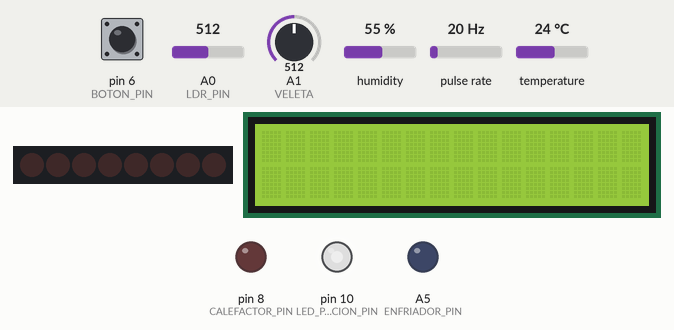
Recording of a sketch running on a simulated Arduino Uno, built with avr-gcc and run on an emulated ATmega328P. Parts: 8 shift-register outputs drawn as a row of LEDs (first output left, lit = HIGH), 16×2 character LCD, output pins drawn as LEDs (lit = HIGH). Wiring (from diagram.json): shift register (74HC595): data A2; shift clock A4; latch A3; row of LEDs: on Q0, Q1, Q2, Q3, Q4, Q5, Q6, Q7. Wiring (inferred from the names in the program): pulse sensor: data pin 2. Inputs (shaded band) come from the test bench; at power-on: temperature 24 °C, pin 6 (BOTON_PIN) HIGH, A0 (LDR_PIN) = 512, A1 (VELETA) = 512, humidity 55 %, pulse rate 20 Hz. Pins used as bus, display or sensor lines are not drawn; what the sketch prints to the serial monitor is not drawn.

Above: at 1.2 s.
1.3 s: temperature set to 12 °C
At 6.1 s:
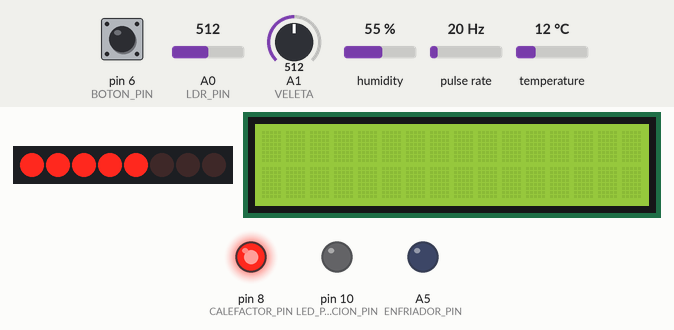
6.5 s: pin 6 (BOTON_PIN) pulled LOW for 0.15 s
At 7.8 s:
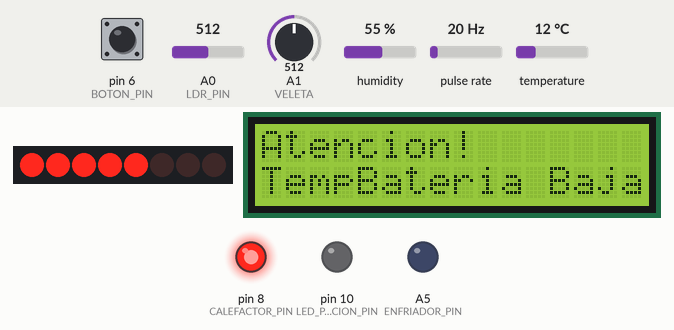
12.7 s: temperature set to 41 °C
At 14.9 s:
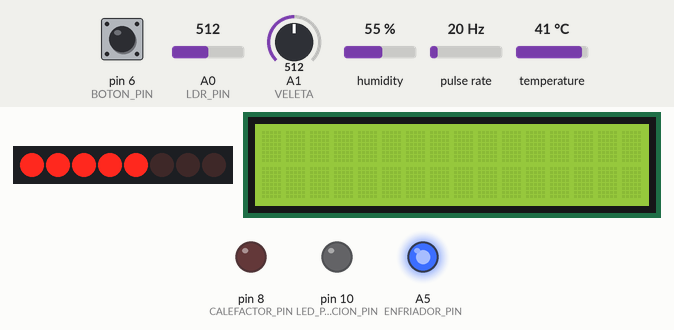
15.8 s: A0 (LDR_PIN) set to 30
At 16.6 s:
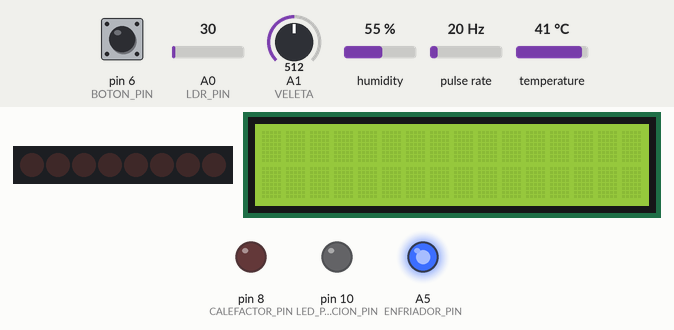
17.3 s: pin 6 (BOTON_PIN) pulled LOW for 1 s
At 19.3 s:
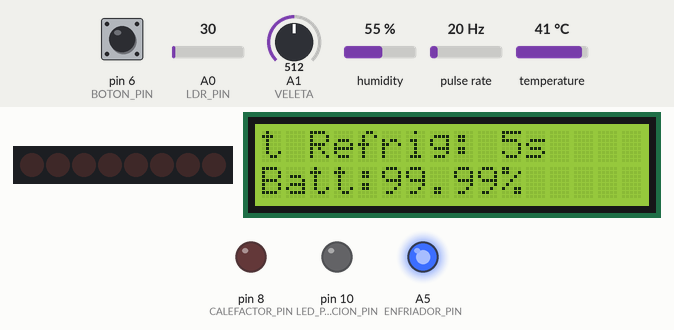
Timing chart, 0 to 28.5 s (numbered marks = the images above; inputs shaded):
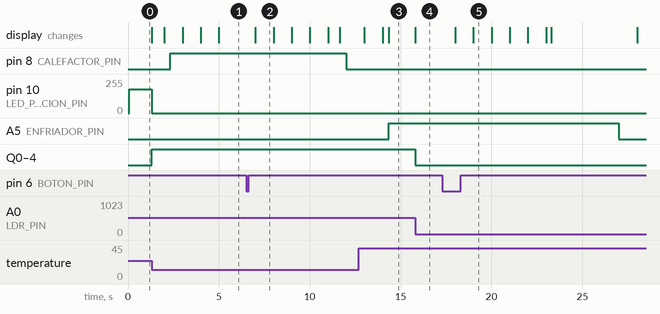

The sketch:

sketch.ino
```cpp
// ----Librerias----
#include <DHT.h>
#include <LiquidCrystal.h>
#include <SPI.h>

// --- Pines y configuración ---
#define DHT_PIN 7         // Pin digital del Arduino UNO donde está conectado el pin de datos del sensor DHT22
#define DHT_TIPO DHT22    // Tipo de sensor DHT utilizado (Necesario como parametro de entrada mas adelante)
#define BOTON_PIN 6       // Boton que sirve para encender la pantalla en el modo ahorro de energia
#define CALEFACTOR_PIN 8 //LED que simula la resistencia calefactora
#define ENFRIADOR_PIN A5  // LED azul que simula Actuador del Agente Refrigerante
#define ANEMOMETRO_PIN 2 //Voy a sumilar el Anemometro con un Contador de Pulsos
#define LED_POSICION_PIN 10 //LED luces de posicion para cuando la luz exterior no nos permita ver la boya facilmente (15%)
#define DS_PIN    A2   // Datos (DS)
#define LATCH_PIN A3   // Latch (ST_CP)
#define CLOCK_PIN A4   // Reloj (SH_CP)
#define LDR_PIN A0 // Pin analógico conectado a la salida AO del módulo LDR
#define VELETA A1 // Pin Analogico que segun su valor simula la posicion de una veleta

DHT dht(DHT_PIN, DHT_TIPO);
LiquidCrystal lcd(12, 11, 5, 4, 3, 9); // LCD RS, E, D4, D5, D6, D7

unsigned long encendidoTimeout = 5000;  // milisegundos que estará encendida la pantalla
unsigned long contador_botonPulsado = 0;
bool lcd_On = false;
bool carga_On = false;

//Configuracion de un timer para evitar usar el delay()
//Es una mala practica ya que detiene arduino completamente durasnte ese tiempo y podria obviar eventos importantes como el pulsado del boton
unsigned long tiempoAnteriorSimulacion = 0;
const unsigned long retardoTemperatura = 500;  // 500 ms de retardo térmico

unsigned long tiempoActual = 0;
unsigned long tiempoAnterior = 0;
unsigned long intervaloLectura = 1000;

bool mostrandoBienvenida = false;
bool mostrandoTempHum = false;
//Timer para mostrar el mensaje de error
bool mostrandoErrorLectura = false;
bool mostrarAlertaBateria = true;
unsigned long tiempoinicioError = 0;
unsigned long duracionMensaje = 1000;

volatile unsigned long ultimaInterrupcion = 0;
const unsigned long reboteMinimo = 100; // en milisegundos

// --- Variables globales compartidas ---
float temperatura = 22.0;
float temperaturaAnterior = 22.0;
float lecturaTemp = 22.0;
float ultimaTempDHT = -1000.0;
float setpoint = 25.0;
float limiteSuperior = setpoint + 3.0;
float limiteInferior = setpoint - 3.0;
unsigned long tiempoCalefaccion = 0; //En ms
unsigned long tiempoRefrigeracion = 0; //En ms

float humedad = 0.0;

int valorLDR = 0;
int luzPorcentaje = 0;
int numLEDs = 0;
byte ledsEstado = 0;

volatile unsigned int pulsos = 0; //número de activaciones del sensor en 1 segundo
float velocidadViento = 0;
float factor_conversion = 2.4; // km/h por pulso lo proporciona el fabricante del aneometro
String direccionViento = "";
int valorVeleta = 0;

unsigned long bateria = 1000000; //mA PRUEBA FUNCIONAMIENTO NORMAL (BATERIA CARGADA)
//unsigned long bateria = 200000; //mA PRUEBA FUNCIONAMIENTO BATERIA  BAJA
//unsigned long bateria = 100000; //mA PRUEBA FUNCIONAMIENTO BATERIA  MUY BAJA
float PorcentajeBateria = 0.00;
float VelocidadCarga = 0.0;
unsigned long VelocidadGasto = 0;

//---------------------------------FUNCIONES PRINCIPALES--------------------------------------------------------

void leerSensores() {
  //------------------------DHT22------------------------------------------------------

  // Lectura de temperatura en ºC desde el sensor DHT22
  lecturaTemp = dht.readTemperature();

  if (!isnan(lecturaTemp) && lecturaTemp != ultimaTempDHT) {
    temperatura = lecturaTemp;
    ultimaTempDHT = lecturaTemp;
  }

  // Lectura de humedad relativa en % desde el sensor DHT22
  humedad = dht.readHumidity();

  if (isnan(lecturaTemp) || isnan(humedad)) { //Ante error de lectura dht.readTemperature() y dht.readHumidity() devuelve 'NaN'
    if (!mostrandoErrorLectura) {
      lcd.display();
      lcd.clear();
      lcd.setCursor(0, 0);
      lcd.print("Error DHT22");
      tiempoActual = millis();
      tiempoinicioError = millis();
      mostrandoErrorLectura = true;
    }

    if (millis() - tiempoinicioError < duracionMensaje) {
      return;  // Mientras el mensaje de error esté activo, no hacer nada más
    } else {
      mostrandoErrorLectura = false;  // Resetear para detectar futuros errores
      lcd.clear();             // Limpia mensaje de error antes de continuar
      return;                  // Salir de este ciclo
    }
  }

  //---------------------------LDR--------------------------------------------

  // Lectura del valor analógico desde el módulo LDR
  valorLDR = analogRead(LDR_PIN);

  // Conversión de ese valor a porcentaje de luz (0% = oscuro, 100% = mucha luz)
  luzPorcentaje = map(valorLDR, 0, 1023, 100, 0); // Invertido: +luz = menor voltaje
  numLEDs = map(100 - luzPorcentaje, 0, 100, 0, 8);
  actualizarLEDs(ledsEstado);

  //---------------------------VELETA-----------------------------------------------

  //Lectura de un Potenciometro que segun su valor simula la posicion de una veleta
  valorVeleta = analogRead(VELETA);

  if (valorVeleta < 128) direccionViento = "N";
  else if (valorVeleta < 256) direccionViento = "NE";
  else if (valorVeleta < 384) direccionViento = "E";
  else if (valorVeleta < 512) direccionViento = "SE";
  else if (valorVeleta < 640) direccionViento = "S";
  else if (valorVeleta < 768) direccionViento = "SW";
  else if (valorVeleta < 896) direccionViento = "W";
  else direccionViento = "NW";  // el resto del rango hasta 1023

}


//Control de que se muestra en cada momento por la pantalla LCD
void controlLCD() {

  // --- Mostrar en pantalla solo si está encendida ---
  if (lcd_On) {
    if (!mostrarAlertaBateria ){
      mostrarAlertaBateria = true;
      lcd.clear();
      lcd.display();
      lcd.setCursor(0, 0);
      lcd.print("Bateria");
      lcd.setCursor(0, 1);
      lcd.print("Baja");


    } else if (!mostrandoBienvenida) {

      if(PorcentajeBateria < 15){

        lcd.noDisplay();
        lcd_On = false;

      } else if (temperatura < limiteInferior) {
        mostrandoBienvenida = true;
        lcd.clear();
        lcd.display();
        lcd.setCursor(0, 0);
        lcd.print("Atencion!");
        lcd.setCursor(0, 1);
        lcd.print("TempBateria Baja");
      } else if (temperatura > limiteSuperior) {
        mostrandoBienvenida = true;
        lcd.clear();
        lcd.display();
        lcd.setCursor(0, 0);
        lcd.print("Atencion!");
        lcd.setCursor(0, 1);
        lcd.print("TempBateria Alta");
      } else {
        // Mensaje de bienvenida
        mostrandoBienvenida = true;
        lcd.clear();
        lcd.display();
        lcd.setCursor(0, 0);
        lcd.print("Actividad 2");
        lcd.setCursor(0, 1);
        lcd.print("Boya Climatica");
      }

    } else if (!mostrandoTempHum){
      if (temperatura >= limiteInferior && temperatura <= limiteSuperior) {
        // Mostrar Medidas en LCD
        lcd.clear(); // Limpia el mensaje inicial en el LCD
        lcd.setCursor(0, 0);
        lcd.print("T:");
        lcd.print(lecturaTemp, 1);
        lcd.print("C ");
        lcd.print("Hum:");
        lcd.print(humedad, 0);
        lcd.print("% ");

        lcd.setCursor(0, 1);
        lcd.print("Vel:");
        lcd.print(velocidadViento,1);
        lcd.print("kmh ");
        lcd.print(direccionViento);

      } else {
        lcd.clear();
        lcd.setCursor(0, 0);
        lcd.print("TAnterior:");
        lcd.print(temperaturaAnterior, 1);
        lcd.print("C ");

        lcd.setCursor(0, 1);
        lcd.print("TActual:");
        lcd.print(temperatura, 1);
        lcd.print("C ");

      }

      mostrandoTempHum = true;

    } else {

      if (temperatura >= limiteInferior && temperatura <= limiteSuperior) {
        // Mostrar Medidas en LCD
        lcd.clear(); // Limpia el mensaje inicial en el LCD
        lcd.setCursor(0, 0);
        lcd.print("Luz:");
        lcd.print(luzPorcentaje);
        lcd.print("%" );

        lcd.setCursor(0, 1);
        lcd.print("Batt:");
        lcd.print(PorcentajeBateria);
        lcd.print("%");


      } else {
        //Estimacion de consumo Energetico con tiempos de Calefacción y Refrigeracion activos
        lcd.clear();

        if (temperatura < limiteInferior) {
          lcd.setCursor(0, 0);
          lcd.print("t Calef: ");
          lcd.print(tiempoCalefaccion / 1000);
          lcd.print("s");
          lcd.setCursor(0, 1);
          lcd.print("Batt:");
          lcd.print(PorcentajeBateria);
          lcd.print("%");
        } else if (temperatura > limiteSuperior) {
          lcd.setCursor(0, 0);
          lcd.print("t Refrig: ");
          lcd.print(tiempoRefrigeracion / 1000);
          lcd.print("s");
          lcd.setCursor(0, 1);
          lcd.print("Batt:");
          lcd.print(PorcentajeBateria);
          lcd.print("%");
        }

      }

      mostrandoTempHum = false;

    }
  }
}


//Logica control del sistema segun la temperatura
void controlTemperatura() {

  // --- Lógica de control de Temperatura y carga de batería ---
  if (temperatura < limiteInferior) {
    digitalWrite(CALEFACTOR_PIN, HIGH);  // Calentar si hace frío
    digitalWrite(ENFRIADOR_PIN, LOW);
    carga_On = false;
  } else if (temperatura > limiteSuperior) {
    digitalWrite(CALEFACTOR_PIN, LOW);   // Enfriar si hace calor excesivo
    digitalWrite(ENFRIADOR_PIN, HIGH);
    carga_On = false;
  } else {
    digitalWrite(CALEFACTOR_PIN, LOW);   // Temperatura óptima
    digitalWrite(ENFRIADOR_PIN, LOW);
    carga_On = true;
  }

  //Simulador Calentador/Enfriador
  if (millis() - tiempoAnteriorSimulacion >= retardoTemperatura) {
    tiempoAnteriorSimulacion = millis();

    if (temperatura <= limiteInferior) {
      temperatura += 0.5;
      tiempoCalefaccion += retardoTemperatura;
      Serial.print("Calentando Bateria... Temp: "); Serial.print(temperatura); Serial.println(" °C");
      Serial.println("");
    } else if (temperatura >= limiteSuperior) {
      temperatura -= 0.5;
      tiempoRefrigeracion += retardoTemperatura;
      Serial.print("Enfriando Bateria... Temp: "); Serial.print(temperatura); Serial.println(" °C");
      Serial.println("");
    }

  }
}


// Lógica del 74HC595 y LED de emergencia
void controlIluminacion() {
  ledsEstado = 0;

  // --- Control automático de luces de posicionamiento ---
  if ((carga_On == false && luzPorcentaje < 15) || PorcentajeBateria < 15){   //Si la bateria no puede Cargar (Podriamos poner como condicion tambien que la bateria baje de cierta carga)

    analogWrite(LED_POSICION_PIN, 180);  // Oscuro: encender con brillo medio-alto luces LED de Señalización

  } else {
    // Subir/bajar nivel según luz medida
    analogWrite(LED_POSICION_PIN, 0); //Reseteo Luz de Posicionamiento de Emergencia

    for (int i = 0; i < numLEDs; i++) {
      ledsEstado |= (1 << i);
    }

    if (luzPorcentaje < 80 && ledsEstado < 255) {
      ledsEstado = (ledsEstado << 1) | 1;  // Añade un LED
    } else if (luzPorcentaje > 80 && ledsEstado > 0) {
      ledsEstado = ledsEstado >> 1;        // Quita un LED
    }
  }

  // Enviar nuevo estado al 74HC595
  actualizarLEDs(ledsEstado);
}


void controlBateria(){
    // Control Bateria

  if ((carga_On == false && luzPorcentaje < 15) || PorcentajeBateria < 15) VelocidadGasto += 1; //Se encenderia la luz de posicion de Emergencia

  if (digitalRead(CALEFACTOR_PIN) == HIGH) VelocidadGasto += 4;
  if (digitalRead(ENFRIADOR_PIN) == HIGH) VelocidadGasto += 3;
  if (lcd_On) VelocidadGasto += 10;

  //Gestion Gasto Bateria Luces de Posicionamiento
  if (ledsEstado == 1){
    VelocidadGasto += 1;
  } else if (ledsEstado == 3){
    VelocidadGasto += 2;
  } else if (ledsEstado == 7){
    VelocidadGasto += 3;
  } else if (ledsEstado == 15){
    VelocidadGasto += 4;
  } else if (ledsEstado == 31){
    VelocidadGasto += 5;
  } else if (ledsEstado == 63){
    VelocidadGasto += 6;
  } else if (ledsEstado == 127){
    VelocidadGasto += 7;
  } else if (ledsEstado == 255){
    VelocidadGasto += 8;
  }

  bateria -= VelocidadGasto;

  VelocidadCarga = map(luzPorcentaje, 0, 100, 0, 60); //Velocidad de CargaMax 60u/s en funcion del %Luz (Panel Solar)
  if(carga_On == true){
    bateria += VelocidadCarga;
  }

  //ControldeRangos de Bateria
  if(bateria < 0){
    bateria = 0;
  } else if(bateria > 1000000){
    bateria = 1000000;
  }

  PorcentajeBateria = (float)bateria / 10000.0;

}


//------------------------------------FLUJO PRINCIPAL---------------------------------------

void setup() {
  pinMode(CALEFACTOR_PIN, OUTPUT);
  pinMode(ENFRIADOR_PIN, OUTPUT);
  pinMode(LED_POSICION_PIN, OUTPUT);
  pinMode(DS_PIN, OUTPUT);
  pinMode(LATCH_PIN, OUTPUT);
  pinMode(CLOCK_PIN, OUTPUT);
  pinMode(BOTON_PIN, INPUT_PULLUP);  // Botón con resistencia pull-up interna para evitar lecturas erroneas flotantes cuando el boton no esta pulsado
  pinMode(ANEMOMETRO_PIN, INPUT_PULLUP); // Botón con resistencia pull-up interna para evitar lecturas erroneas flotantes cuando el boton no esta pulsado

  attachInterrupt(digitalPinToInterrupt(ANEMOMETRO_PIN), contarPulsos, FALLING);

  // Inicializa la comunicación serie para monitoreo por consola
  Serial.begin(9600);

  // Inicializa el sensor DHT
  dht.begin();

  // Inicializa la pantalla LCD con 16 columnas y 2 filas
  lcd.begin(16, 2);

  lcd.noDisplay();  // Pantalla apagada al inicio

}

void loop() {

  tiempoActual = millis();

  // Leer sensores y tratamiento de las medidas
  leerSensores();

  //Logica de Control de Estado de Ahorro de Bateria y Encendido de la Pantalla
  if (!carga_On || luzPorcentaje < 30 || PorcentajeBateria < 30) { //Sistema no puede cargar la bateria o hay poca luz o Poca Bateria (Supongo carga a traves de paneles solares)

      // Activar pantalla con botón
      if (digitalRead(BOTON_PIN) == LOW) { //Resistencia Internea Pull-Up pone Boton a HIGH por defecto
        contador_botonPulsado = millis();
        tiempoActual = millis();
        lcd_On = true;
        if(PorcentajeBateria < 15){
          mostrarAlertaBateria = false;
        } else{
          mostrarAlertaBateria = true;
        }
      }

      // Apagar pantalla tras 3 segundos sin interacción
      if (lcd_On && millis() - contador_botonPulsado > encendidoTimeout) {
        lcd.noDisplay();
        lcd_On = false;
        mostrandoBienvenida = false;  // Reiniciar para que se muestre de nuevo al encender

      }

  } else {
    //Activar Pantalla y mantenerla siempre encendida
    lcd_On = true;
  }

  //Logica control del sistema segun la temperatura
  controlTemperatura();

  // Lógica del 74HC595 y LED de emergencia
  controlIluminacion();

  // Ejecutar lectura y lógica cada segundo sin bloquear
  if (tiempoActual - tiempoAnterior >= intervaloLectura) {
    tiempoAnterior = tiempoActual;

    //Fórmula: velocidad = pulsos * factor (depende del sensor)
    velocidadViento = pulsos * factor_conversion;
    pulsos = 0;

    //Control de que se muestra en cada momento por la pantalla LCD
    controlLCD();

    //Almacenar Tem`peratura Anterior para mostrar en LCD
    if (temperatura != temperaturaAnterior) {
      temperaturaAnterior = temperatura;
    }

    // Control Bateria
    controlBateria();

    // Mostrar en monitor serie
    Serial.println("Actividad1: Sistema de monitorización de clima");
    Serial.print("Bateria: "); Serial.print(PorcentajeBateria); Serial.print("% ("); Serial.print(bateria); Serial.println(" mA)");
    Serial.print("Valocidad de Gasto: "); Serial.print(VelocidadGasto); Serial.println(" mA/s");
    Serial.print("Valocidad de Carga: "); Serial.print(VelocidadCarga); Serial.println(" mA/s");
    if (temperatura > limiteInferior && temperatura < limiteSuperior) {
      Serial.print("Temperatura Bateria Estable: "); Serial.print(temperatura); Serial.println(" °C");
    }
    Serial.print("Temperatura Exterior: "); Serial.print(lecturaTemp);
    Serial.print(" °C, Hum: "); Serial.print(humedad);
    Serial.print(" %, Luz: "); Serial.print(luzPorcentaje); Serial.println(" %");
    Serial.print("Pulsos: "); Serial.println(pulsos);
    Serial.print("Velocidad del viento: "); Serial.print(velocidadViento); Serial.print(" km/h");
    Serial.print(" Dirección del Viento: "); Serial.println(direccionViento);

        // --- Lógica de control de Temperatura y carga de batería ---

    Serial.print("Carga: "); Serial.println(carga_On ? "Activa" : "Bloqueada");
    Serial.print("Pantalla LCD: "); Serial.println(lcd_On ? "Encendida" : "Apagada");
    Serial.println("");

    VelocidadGasto = 0;


  }  //delay(3000); No es una buena Practica.
}


//-----------------Funciones de Interrupción------------------------------------------------
void contarPulsos() {
  unsigned long tiempoAhora = millis();
  if (tiempoAhora - ultimaInterrupcion > reboteMinimo) {
    pulsos++;
    ultimaInterrupcion = tiempoAhora;
  }
}


//------------------Funciones Auxiliares-------------------------------------------------------
void actualizarLEDs(byte estado) {
  digitalWrite(LATCH_PIN, LOW);
  shiftOut(DS_PIN, CLOCK_PIN, MSBFIRST, estado);
  digitalWrite(LATCH_PIN, HIGH);
}
```

Measured:
- after the input at 1.3 s, pin 8 (CALEFACTOR_PIN): LOW → HIGH after 1.0 s; the display: first differs from a run without the input after 1.7 s (image 1 shows a later state)
- after the input at 6.5 s, the display: changes after 0.51 s (image 2)
- after the input at 12.7 s, A5 (ENFRIADOR_PIN): LOW → HIGH after 1.6 s
- after the input at 15.8 s, Q0–4: HIGH → LOW at once; the display: changes at once (image 4)
- after the input at 17.3 s, the display: first changes after 0.71 s (image 5 shows a later state)
- what the display in image 2 shows lasts 1.0 s, from 7.0 s to 8.0 s
